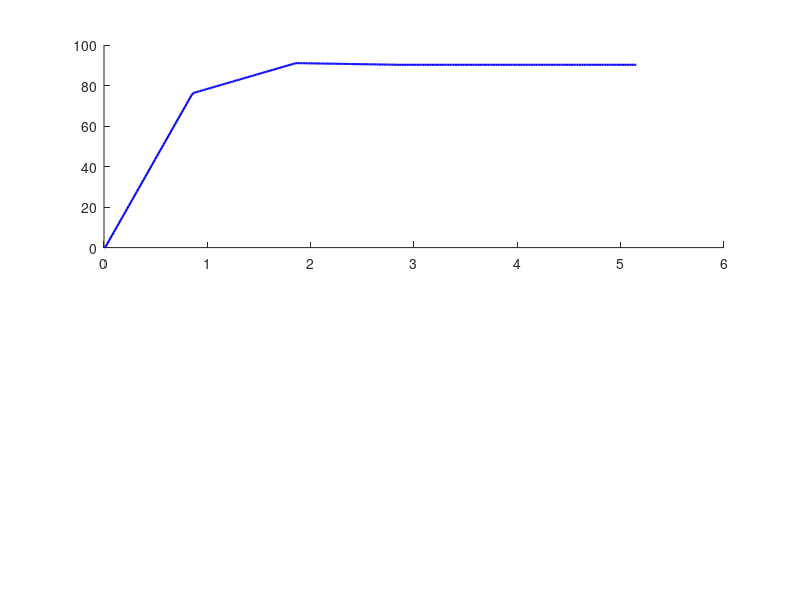

Write MATLAB code to recreate this figure. (Note: this script raises an error after producing the figure.)
%% Controller Response Visualization
% Parse and plot log_1.csv, log_2.csv, and log_3.csv
% Experiments with different initial orientation errors
clear; clc; close all;
%% Task 6
%% Load data from CSV files (skip header row)
data1 = dlmread('log_1.csv', ';', 1, 0);  % 90° initial error
data2 = dlmread('log_2.csv', ';', 1, 0);  % 180° initial error
data3 = dlmread('log_3.csv', ';', 1, 0);  % 45° initial error

%% Trim leading zeros: keep only one zero sample before motion starts
idx1 = find(data1(:,4) ~= 0, 1) - 1; data1 = data1(idx1:end, :);
idx2 = find(data2(:,4) ~= 0, 1) - 1; data2 = data2(idx2:end, :);
idx3 = find(data3(:,4) ~= 0, 1) - 1; data3 = data3(idx3:end, :);

%% Extract and normalize time (convert from microseconds to seconds, start from 0)
t1 = (data1(:,1) - data1(1,1)) / 1e6;
t2 = (data2(:,1) - data2(1,1)) / 1e6;
t3 = (data3(:,1) - data3(1,1)) / 1e6;

%% Extract orientation data and unwrap to remove ±180° discontinuities
% unwrap works in radians: convert deg->rad, unwrap, convert back to deg
theta1 = rad2deg(unwrap(deg2rad(data1(:,4))));
theta2 = rad2deg(unwrap(deg2rad(data2(:,4))));
theta3 = rad2deg(unwrap(deg2rad(data3(:,4))));

%% Plot Theta (orientation) response in separate windows
sp1 = 90;  sp2 = 180;  sp3 = 45;

datasets = { {t1, theta1, sp1, '90° initial error', 'b'}, ...
             {t2, theta2, sp2, '180° initial error', 'b'}, ...
             {t3, theta3, sp3, '45° initial error', 'b'} };

for i = 1:3
    t = datasets{i}{1};
    theta = datasets{i}{2};
    sp = datasets{i}{3};
    name = datasets{i}{4};
    color = datasets{i}{5};
    
    figure('Name', ['Controller Response - ' name]);
    
    % Subplot 1: Full Response
    subplot(2,1,1);
    hold on;
    plot(t, theta, [color '-'], 'LineWidth', 1.5, 'DisplayName', 'Response');
    yline(sp, [color '--'], 'LineWidth', 1.5, 'DisplayName', 'Setpoint');
    xlabel('Time [s]');
    ylabel('\theta [deg]');
    title(['Full Response: ' name]);
    legend('Location', 'best');
    grid on;
    hold off;
    
    % Subplot 2: Zoomed-in Steady State
    subplot(2,1,2);
    hold on;
    plot(t, theta, [color '-'], 'LineWidth', 1.5, 'DisplayName', 'Response');
    yline(sp, [color '--'], 'LineWidth', 1.5, 'DisplayName', 'Setpoint');
    
    % Zoom to the last 20% of the time
    t_zoom_start = t(end) * 0.8;
    xlim([t_zoom_start, t(end)]);
    
    % Adjust Y-limits to center around setpoint and show steady state error
    zoom_idx = t >= t_zoom_start;
    theta_zoom = theta(zoom_idx);
    if ~isempty(theta_zoom)
        y_margin = max(0.5, max(abs(theta_zoom - sp)) * 1.5); % Dynamic margin
        ylim([sp - y_margin, sp + y_margin]);
        
        % Calculate steady state error (use the max. value of the last window)
        [max_err, max_idx] = max(abs(theta_zoom - sp));
        ss_error = theta_zoom(max_idx) - sp;
        
        % Add text box with steady state error
        text_str = sprintf('Steady-State Error: %.3f°', ss_error);
        
        % Get legend position to place the text box right above it
        lgd = legend('Location', 'best');
        drawnow; % Force update to get actual legend position
        lgd_pos = lgd.Position;
        
        % Place text box above the legend, shifted slightly left to avoid crossing boundaries
        annotation('textbox', [lgd_pos(1) - 0.07, lgd_pos(2) + lgd_pos(4) + 0.02, lgd_pos(3), 0.07], ...
            'String', text_str, 'FitBoxToText', 'on', 'BackgroundColor', 'white', 'EdgeColor', 'black');
    end
    if i==2
        % Easily visualize the ripple.
        xlim([3.425 5.503]);
        ylim([179.59 180.66]);
    
    end
    xlabel('Time [s]');
    ylabel('\theta [deg]');
    title('Steady-State Error');
    grid on;
    hold off;
end
%% Task 8
%% ========================================================================
%% Position Controller Response Visualization (Scenario 3)
%% ========================================================================

%% Load data from CSV files (skip header row)
data6 = dlmread('log_6.csv', ';', 1, 0);  % Scenario 3: Mixed Diagonal (-1, 1)

%% Extract and normalize time (convert from microseconds to seconds, start from 0)
t6 = (data6(:,1) - data6(1,1)) / 1e6;

%% Extract position data
x6 = data6(:,2); y6 = data6(:,3);

%% Calculate Error (Target X is -1, Target Y is 1)
error_x6 = -1 - x6;
error_y6 = 1 - y6;

%% Plot Position vs Time and Error
figure('Name', 'Position Control - Scenario 3');
% X and Y Position vs Time
subplot(2,1,1);
hold on;
plot(t6, x6, 'b-', 'LineWidth', 1.5, 'DisplayName', 'X Position');
plot(t6, y6, 'r-', 'LineWidth', 1.5, 'DisplayName', 'Y Position');
yline(-1, 'k--', 'LineWidth', 1, 'DisplayName', 'Target X');
yline(1, 'r--', 'LineWidth', 1, 'DisplayName', 'Target Y');
xlabel('Time [s]');
ylabel('Position [m]');
title('Scenario 3: Position vs Time');
legend('Location', 'best');
grid on;
hold off;

% X Error vs Time (Zoomed-in Steady State)
subplot(2,1,2);
hold on;
plot(t6, x6, 'b-', 'LineWidth', 1.5, 'DisplayName', 'X Position');
yline(-1, 'k--', 'LineWidth', 1, 'DisplayName', 'Target X');

% Zoom to the last 20% of the time
t_zoom_start = t6(end) * 0.8;
xlim([t_zoom_start, t6(end)]);

% Adjust Y-limits to center around setpoint and show steady state error
zoom_idx = t6 >= t_zoom_start;
x_zoom = x6(zoom_idx);
sp_x = -1;
if ~isempty(x_zoom)
    y_margin = max(0.05, max(abs(x_zoom - sp_x)) * 1.5); % Dynamic margin
    ylim([sp_x - y_margin, sp_x + y_margin]);
    
    % Calculate steady state error (use the max. value of the last window)
    [max_err, max_idx] = max(abs(x_zoom - sp_x));
    ss_error = x_zoom(max_idx) - sp_x;
    
    % Add text box with steady state error
    text_str = sprintf('Steady-State Error: %.3f m', ss_error);
    
    % Get legend position to place the text box right above it
    lgd = legend('Location', 'best');
    drawnow; % Force update to get actual legend position
    lgd_pos = lgd.Position;
    
    % Place text box above the legend, shifted slightly left to avoid crossing boundaries
    annotation('textbox', [lgd_pos(1) - 0.07, lgd_pos(2) + lgd_pos(4) + 0.02, lgd_pos(3), 0.07], ...
        'String', text_str, 'FitBoxToText', 'on', 'BackgroundColor', 'white', 'EdgeColor', 'black');
end

xlabel('Time [s]');
ylabel('Position [m]');
title('Steady-State Error (Position)');
grid on;
hold off;

% Export the last figure to PDF
exportgraphics(gcf, 'task_8_ss-err_3.pdf', 'ContentType', 'vector');
%% Task 9
%% ========================================================================
%% Combined Position and Angle Controller Response Visualization (Scenario 1)
%% ========================================================================

%% Load data from CSV files (skip header row)
data7 = dlmread('log_7.csv', ';', 1, 0);  % Scenario 1: Combined Control

%% Extract and normalize time (convert from microseconds to seconds, start from 0)
t7 = (data7(:,1) - data7(1,1)) / 1e6;

%% Extract position and orientation data
x7 = data7(:,2); 
y7 = data7(:,3);
theta7 = rad2deg(unwrap(deg2rad(data7(:,4))));

%% Plot Position and Orientation vs Time
figure('Name', 'Combined Control - Scenario 1', 'Position', [100, 100, 800, 600]);

% Subplot 1: X and Y Position vs Time
subplot(2,1,1);
hold on;
plot(t7, x7, 'b-', 'LineWidth', 1.5, 'DisplayName', 'X Position');
plot(t7, y7, 'r-', 'LineWidth', 1.5, 'DisplayName', 'Y Position');
yline(1, 'k--', 'LineWidth', 1, 'DisplayName', 'Target X & Y');
xlabel('Time [s]');
ylabel('Position [m]');
title('Scenario 1: Position vs Time');
legend('Location', 'best');
grid on;
hold off;

% Subplot 2: Orientation vs Time
subplot(2,1,2);
hold on;
plot(t7, theta7, 'g-', 'LineWidth', 1.5, 'DisplayName', '\theta');
yline(180, 'g--', 'LineWidth', 1, 'DisplayName', 'Target \theta');
xlabel('Time [s]');
ylabel('\theta [deg]');
title('Scenario 1: Orientation vs Time');
legend('Location', 'best');
grid on;
hold off;

exportgraphics(gcf, 'task_9_combined_pos_angle.pdf', 'ContentType', 'vector');

%% Task 14
%% ========================================================================
%% Angle Correction Visualization (Task 14)
%% ========================================================================

%% Load data from CSV files (skip header row)
data_p05 = dlmread('log_p_0_5.csv', ';', 1, 0);
data_p1 = dlmread('log_p_1.csv', ';', 1, 0); 
%% Trim leading zeros: keep only one zero sample before motion starts
idx_p05 = find(data_p05(:,4) ~= 0, 1) - 1; 
if isempty(idx_p05) || idx_p05 < 1, idx_p05 = 1; end
data_p05 = data_p05(idx_p05:end, :);

idx_p1 = find(data_p1(:,4) ~= 0, 1) - 1; 
if isempty(idx_p1) || idx_p1 < 1, idx_p1 = 1; end
data_p1 = data_p1(idx_p1:end, :);

%% Extract and normalize time
t_p05 = (data_p05(:,1) - data_p05(1,1)) / 1e6;
t_p1 = (data_p1(:,1) - data_p1(1,1)) / 1e6;

%% Extract orientation data and unwrap
theta_p05 = rad2deg(unwrap(deg2rad(data_p05(:,4))));
theta_p1 = rad2deg(unwrap(deg2rad(data_p1(:,4))));
%% Plot Orientation vs Time
figure('Name', 'Angle Correction - Task 14', 'Position', [150, 150, 800, 400]);
hold on;
plot(t_p05, theta_p05, 'b-', 'LineWidth', 1.5, 'DisplayName', 'p = 0.5');
plot(t_p1, theta_p1, 'g-', 'LineWidth', 1.5, 'DisplayName', 'p = 1.0');
xlabel('Time [s]');
ylabel('\theta [deg]');
title('Task 14: Angle Correction for different p values');
legend('Location', 'best');
grid on;
hold off;

exportgraphics(gcf, 'task_14_angle_correction.pdf', 'ContentType', 'vector');

%% Task 17
%% ========================================================================
%% Go-To-Goal Navigation: Node 4 → Node 5 (and reverse)
%% ========================================================================

%% Load data
data17 = dlmread('log_task_17.csv', ';', 1, 0);

%% Trim leading zeros
idx17 = find(data17(:,4) ~= 0, 1) - 1;
if isempty(idx17) || idx17 < 1, idx17 = 1; end
data17 = data17(idx17:end, :);

%% Extract and normalize time
t17 = (data17(:,1) - data17(1,1)) / 1e6;

%% Extract position and orientation (unwrap angle)
x17 = data17(:,2);
y17 = data17(:,3);
theta17 = rad2deg(unwrap(deg2rad(data17(:,4))));

%% Plot
figure('Name', 'Task 17: Node 4 → Node 5', 'Position', [100, 100, 900, 700]);

% Subplot 1: X and Y Position vs Time
subplot(2,1,1);
hold on;
plot(t17, x17, 'b-', 'LineWidth', 1.5, 'DisplayName', 'X Position');
plot(t17, y17, 'r-', 'LineWidth', 1.5, 'DisplayName', 'Y Position');
xlabel('Time [s]');
ylabel('Position [m]');
title('Task 17: Position vs Time (Node 4 \rightarrow Node 5)');
legend('Location', 'best');
grid on;
hold off;

% Subplot 2: Orientation vs Time
subplot(2,1,2);
hold on;
plot(t17, theta17, 'g-', 'LineWidth', 1.5, 'DisplayName', '\theta');
xlabel('Time [s]');
ylabel('\theta [deg]');
title('Task 17: Orientation vs Time (Node 4 \rightarrow Node 5)');
legend('Location', 'best');
grid on;
hold off;

exportgraphics(gcf, 'task_17_node4_to_node5.pdf', 'ContentType', 'vector');

%% Task 18
%% ========================================================================
%% Plan Execution: XY Trajectory (Task 3 path on the online simulator)
%% Path: R_6 → R_7 → R_18 → R_17 → R_16 → R_21 → R_20 → (R_21,R_20)^ω
%% ========================================================================

%% Load data
data18 = dlmread('log_task_18.csv', ';', 1, 0);

%% Remove the initial garbage rows (simulator spawn at bogus coordinates)
% Detect the jump: first row where x differs significantly from the initial x
x_init = data18(1,2);
jump_idx = find(abs(data18(:,2) - x_init) > 1, 1);
if ~isempty(jump_idx)
    data18 = data18(jump_idx:end, :);
end

%% Extract and normalize time
t18 = (data18(:,1) - data18(1,1)) / 1e6;

%% Extract position
x18 = data18(:,2);
y18 = data18(:,3);

%% --- Figure: XY Trajectory ---
figure('Name', 'Task 18: Plan Execution (XY Trajectory)', 'Position', [100, 100, 700, 600]);
hold on;

% Plot trajectory line
plot(x18, y18, 'b-', 'LineWidth', 1.5, 'DisplayName', 'Robot trajectory');

% Mark start and end
plot(x18(1), y18(1), 'go', 'MarkerSize', 12, 'MarkerFaceColor', 'g', 'DisplayName', 'Start');
plot(x18(end), y18(end), 'rx', 'MarkerSize', 12, 'LineWidth', 2.5, 'DisplayName', 'End');

% Add directional arrows along the trajectory (every ~10% of the path)
n = length(x18);
arrow_step = max(1, round(n / 12));
for k = arrow_step:arrow_step:n-1
    dx_a = x18(min(k+5, n)) - x18(k);
    dy_a = y18(min(k+5, n)) - y18(k);
    if abs(dx_a) > 0.001 || abs(dy_a) > 0.001
        quiver(x18(k), y18(k), dx_a, dy_a, 0, ...
            'MaxHeadSize', 2, 'Color', [0.2 0.2 0.8], 'LineWidth', 1.2, ...
            'HandleVisibility', 'off');
    end
end

xlabel('X [m]');
ylabel('Y [m]');
title('Task 18: Robot Trajectory in the XY-Plane');
legend('Location', 'best');
axis equal;
grid on;
hold off;

exportgraphics(gcf, 'task_18_xy_trajectory.pdf', 'ContentType', 'vector');